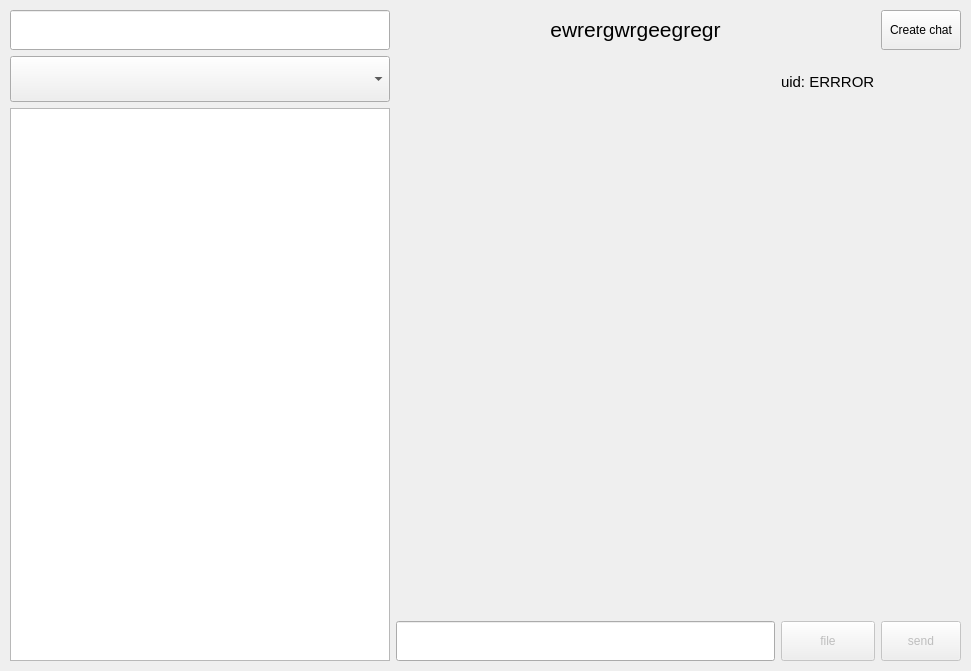
<?xml version="1.0" encoding="UTF-8"?>
<ui version="4.0">
 <class>MessengerWindow</class>
 <widget class="QWidget" name="MessengerWindow">
  <property name="geometry">
   <rect>
    <x>0</x>
    <y>0</y>
    <width>971</width>
    <height>671</height>
   </rect>
  </property>
  <property name="windowTitle">
   <string>Form</string>
  </property>
  <widget class="QWidget" name="layoutWidget">
   <property name="geometry">
    <rect>
     <x>10</x>
     <y>10</y>
     <width>951</width>
     <height>651</height>
    </rect>
   </property>
   <layout class="QGridLayout" name="gridLayout">
    <property name="sizeConstraint">
     <enum>QLayout::SetMaximumSize</enum>
    </property>
    <item row="0" column="0">
     <widget class="QLineEdit" name="usersSearch">
      <property name="sizePolicy">
       <sizepolicy hsizetype="Expanding" vsizetype="Preferred">
        <horstretch>0</horstretch>
        <verstretch>0</verstretch>
       </sizepolicy>
      </property>
     </widget>
    </item>
    <item row="1" column="0" rowspan="2">
     <widget class="QComboBox" name="users_comboBox">
      <property name="sizePolicy">
       <sizepolicy hsizetype="Preferred" vsizetype="Preferred">
        <horstretch>0</horstretch>
        <verstretch>0</verstretch>
       </sizepolicy>
      </property>
      <property name="font">
       <font>
        <pointsize>12</pointsize>
       </font>
      </property>
      <property name="editable">
       <bool>false</bool>
      </property>
     </widget>
    </item>
    <item row="3" column="0" rowspan="4">
     <widget class="QListWidget" name="chatsList">
      <property name="sizePolicy">
       <sizepolicy hsizetype="Expanding" vsizetype="Expanding">
        <horstretch>0</horstretch>
        <verstretch>0</verstretch>
       </sizepolicy>
      </property>
     </widget>
    </item>
    <item row="6" column="1">
     <widget class="QLineEdit" name="message_edit">
      <property name="sizePolicy">
       <sizepolicy hsizetype="Expanding" vsizetype="Preferred">
        <horstretch>0</horstretch>
        <verstretch>0</verstretch>
       </sizepolicy>
      </property>
     </widget>
    </item>
    <item row="6" column="4">
     <spacer name="verticalSpacer_5">
      <property name="orientation">
       <enum>Qt::Vertical</enum>
      </property>
      <property name="sizeType">
       <enum>QSizePolicy::Minimum</enum>
      </property>
      <property name="sizeHint" stdset="0">
       <size>
        <width>0</width>
        <height>40</height>
       </size>
      </property>
     </spacer>
    </item>
    <item row="0" column="4">
     <spacer name="verticalSpacer_4">
      <property name="orientation">
       <enum>Qt::Vertical</enum>
      </property>
      <property name="sizeType">
       <enum>QSizePolicy::Minimum</enum>
      </property>
      <property name="sizeHint" stdset="0">
       <size>
        <width>0</width>
        <height>40</height>
       </size>
      </property>
     </spacer>
    </item>
    <item row="6" column="3">
     <widget class="QPushButton" name="send_button">
      <property name="enabled">
       <bool>false</bool>
      </property>
      <property name="sizePolicy">
       <sizepolicy hsizetype="Minimum" vsizetype="Preferred">
        <horstretch>0</horstretch>
        <verstretch>0</verstretch>
       </sizepolicy>
      </property>
      <property name="text">
       <string>send</string>
      </property>
     </widget>
    </item>
    <item row="2" column="2">
     <widget class="QLabel" name="label">
      <property name="sizePolicy">
       <sizepolicy hsizetype="Preferred" vsizetype="Preferred">
        <horstretch>0</horstretch>
        <verstretch>0</verstretch>
       </sizepolicy>
      </property>
      <property name="font">
       <font>
        <pointsize>11</pointsize>
       </font>
      </property>
      <property name="text">
       <string>uid: ERRROR</string>
      </property>
     </widget>
    </item>
    <item row="0" column="1" colspan="2">
     <widget class="QLabel" name="chatName">
      <property name="sizePolicy">
       <sizepolicy hsizetype="Preferred" vsizetype="Fixed">
        <horstretch>0</horstretch>
        <verstretch>0</verstretch>
       </sizepolicy>
      </property>
      <property name="font">
       <font>
        <pointsize>16</pointsize>
       </font>
      </property>
      <property name="text">
       <string>ewrergwrgeegregr</string>
      </property>
      <property name="alignment">
       <set>Qt::AlignCenter</set>
      </property>
     </widget>
    </item>
    <item row="2" column="4">
     <spacer name="verticalSpacer_3">
      <property name="orientation">
       <enum>Qt::Vertical</enum>
      </property>
      <property name="sizeType">
       <enum>QSizePolicy::Minimum</enum>
      </property>
      <property name="sizeHint" stdset="0">
       <size>
        <width>0</width>
        <height>40</height>
       </size>
      </property>
     </spacer>
    </item>
    <item row="6" column="2">
     <widget class="QPushButton" name="chooseFile_button">
      <property name="enabled">
       <bool>false</bool>
      </property>
      <property name="sizePolicy">
       <sizepolicy hsizetype="Minimum" vsizetype="Preferred">
        <horstretch>0</horstretch>
        <verstretch>0</verstretch>
       </sizepolicy>
      </property>
      <property name="text">
       <string>file</string>
      </property>
     </widget>
    </item>
    <item row="3" column="4">
     <spacer name="verticalSpacer">
      <property name="orientation">
       <enum>Qt::Vertical</enum>
      </property>
      <property name="sizeType">
       <enum>QSizePolicy::Expanding</enum>
      </property>
      <property name="sizeHint" stdset="0">
       <size>
        <width>0</width>
        <height>40</height>
       </size>
      </property>
     </spacer>
    </item>
    <item row="3" column="1" colspan="3">
     <layout class="QVBoxLayout" name="verticalLayout">
      <property name="sizeConstraint">
       <enum>QLayout::SetMinimumSize</enum>
      </property>
     </layout>
    </item>
    <item row="0" column="3">
     <widget class="QPushButton" name="createCharButton">
      <property name="sizePolicy">
       <sizepolicy hsizetype="Minimum" vsizetype="Preferred">
        <horstretch>0</horstretch>
        <verstretch>0</verstretch>
       </sizepolicy>
      </property>
      <property name="text">
       <string>Create chat</string>
      </property>
     </widget>
    </item>
   </layout>
  </widget>
 </widget>
 <resources/>
 <connections/>
</ui>
